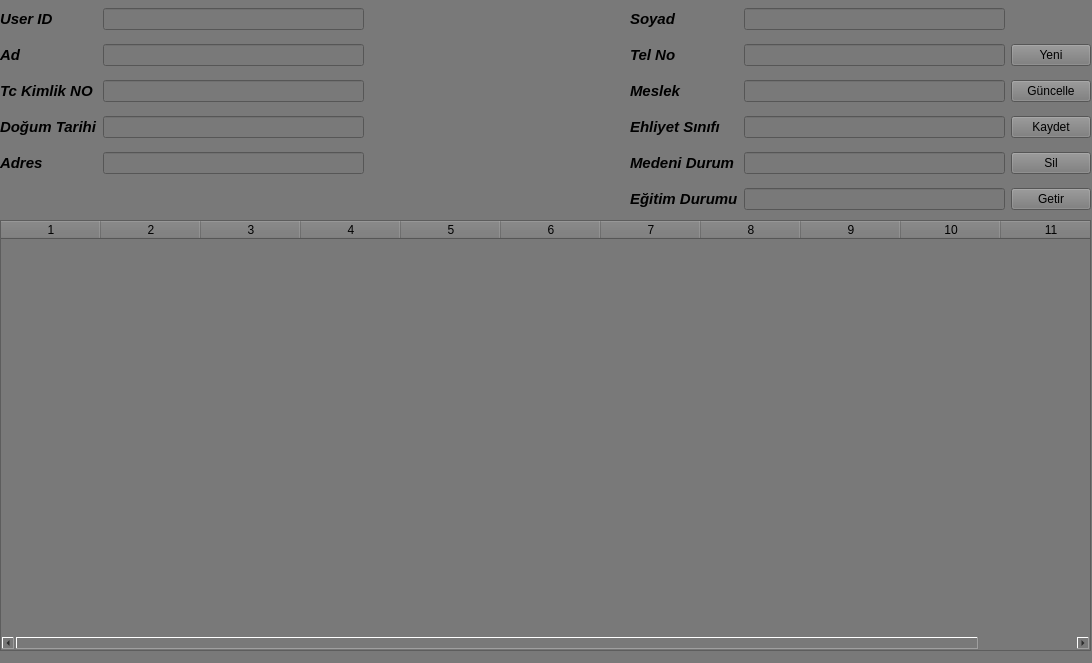
<?xml version="1.0" encoding="UTF-8"?>
<ui version="4.0">
 <class>Form</class>
 <widget class="QWidget" name="Form">
  <property name="geometry">
   <rect>
    <x>0</x>
    <y>0</y>
    <width>1092</width>
    <height>663</height>
   </rect>
  </property>
  <property name="windowTitle">
   <string>Form</string>
  </property>
  <property name="styleSheet">
   <string notr="true">background-color: rgb(121, 121, 121);</string>
  </property>
  <widget class="QWidget" name="formLayoutWidget">
   <property name="geometry">
    <rect>
     <x>0</x>
     <y>0</y>
     <width>1091</width>
     <height>222</height>
    </rect>
   </property>
   <layout class="QGridLayout" name="gridLayout_2">
    <item row="7" column="1">
     <widget class="QLineEdit" name="lineEdit_adres"/>
    </item>
    <item row="6" column="4">
     <widget class="QLineEdit" name="lineEdit_ehliyet"/>
    </item>
    <item row="6" column="3">
     <widget class="QLabel" name="label_6">
      <property name="font">
       <font>
        <pointsize>11</pointsize>
        <italic>true</italic>
        <bold>true</bold>
       </font>
      </property>
      <property name="text">
       <string>Ehliyet Sınıfı</string>
      </property>
     </widget>
    </item>
    <item row="0" column="3">
     <widget class="QLabel" name="label_2">
      <property name="font">
       <font>
        <pointsize>11</pointsize>
        <italic>true</italic>
        <bold>true</bold>
       </font>
      </property>
      <property name="text">
       <string>Soyad</string>
      </property>
     </widget>
    </item>
    <item row="1" column="4">
     <widget class="QLineEdit" name="lineEdit_telno"/>
    </item>
    <item row="7" column="3">
     <widget class="QLabel" name="label_7">
      <property name="font">
       <font>
        <pointsize>11</pointsize>
        <italic>true</italic>
        <bold>true</bold>
       </font>
      </property>
      <property name="text">
       <string>Medeni Durum</string>
      </property>
     </widget>
    </item>
    <item row="8" column="4">
     <widget class="QLineEdit" name="lineEdit_egitim"/>
    </item>
    <item row="0" column="1">
     <widget class="QLineEdit" name="lineEdit_id">
      <property name="enabled">
       <bool>false</bool>
      </property>
     </widget>
    </item>
    <item row="6" column="0">
     <widget class="QLabel" name="label_4">
      <property name="font">
       <font>
        <pointsize>11</pointsize>
        <italic>true</italic>
        <bold>true</bold>
       </font>
      </property>
      <property name="text">
       <string>Doğum Tarihi</string>
      </property>
     </widget>
    </item>
    <item row="1" column="0">
     <widget class="QLabel" name="label">
      <property name="font">
       <font>
        <pointsize>11</pointsize>
        <italic>true</italic>
        <bold>true</bold>
       </font>
      </property>
      <property name="text">
       <string>Ad</string>
      </property>
     </widget>
    </item>
    <item row="0" column="2">
     <spacer name="horizontalSpacer">
      <property name="orientation">
       <enum>Qt::Horizontal</enum>
      </property>
      <property name="sizeHint" stdset="0">
       <size>
        <width>40</width>
        <height>20</height>
       </size>
      </property>
     </spacer>
    </item>
    <item row="7" column="0">
     <widget class="QLabel" name="label_5">
      <property name="font">
       <font>
        <pointsize>11</pointsize>
        <italic>true</italic>
        <bold>true</bold>
       </font>
      </property>
      <property name="text">
       <string>Adres</string>
      </property>
     </widget>
    </item>
    <item row="1" column="1">
     <widget class="QLineEdit" name="lineEdit_ad"/>
    </item>
    <item row="5" column="3">
     <widget class="QLabel" name="label_10">
      <property name="font">
       <font>
        <pointsize>11</pointsize>
        <italic>true</italic>
        <bold>true</bold>
       </font>
      </property>
      <property name="text">
       <string>Meslek</string>
      </property>
     </widget>
    </item>
    <item row="5" column="0">
     <widget class="QLabel" name="label_3">
      <property name="font">
       <font>
        <pointsize>11</pointsize>
        <italic>true</italic>
        <bold>true</bold>
       </font>
      </property>
      <property name="text">
       <string>Tc Kimlik NO</string>
      </property>
     </widget>
    </item>
    <item row="7" column="4">
     <widget class="QLineEdit" name="lineEdit_medeni"/>
    </item>
    <item row="1" column="3">
     <widget class="QLabel" name="label_9">
      <property name="font">
       <font>
        <pointsize>11</pointsize>
        <italic>true</italic>
        <bold>true</bold>
       </font>
      </property>
      <property name="text">
       <string>Tel No</string>
      </property>
     </widget>
    </item>
    <item row="5" column="1">
     <widget class="QLineEdit" name="lineEdit_tcno"/>
    </item>
    <item row="5" column="4">
     <widget class="QLineEdit" name="lineEdit_meslek"/>
    </item>
    <item row="8" column="3">
     <widget class="QLabel" name="label_8">
      <property name="font">
       <font>
        <pointsize>11</pointsize>
        <italic>true</italic>
        <bold>true</bold>
       </font>
      </property>
      <property name="text">
       <string>Eğitim Durumu</string>
      </property>
     </widget>
    </item>
    <item row="0" column="4">
     <widget class="QLineEdit" name="lineEdit_soyad"/>
    </item>
    <item row="6" column="1">
     <widget class="QLineEdit" name="lineEdit_dTarihi"/>
    </item>
    <item row="0" column="0">
     <widget class="QLabel" name="label_11">
      <property name="font">
       <font>
        <pointsize>11</pointsize>
        <italic>true</italic>
        <bold>true</bold>
       </font>
      </property>
      <property name="text">
       <string>User ID</string>
      </property>
     </widget>
    </item>
    <item row="7" column="5">
     <widget class="QPushButton" name="pushButton_sil">
      <property name="text">
       <string>Sil</string>
      </property>
     </widget>
    </item>
    <item row="6" column="5">
     <widget class="QPushButton" name="pushButton_kaydet">
      <property name="text">
       <string>Kaydet</string>
      </property>
     </widget>
    </item>
    <item row="5" column="5">
     <widget class="QPushButton" name="pushButton_update">
      <property name="text">
       <string>Güncelle</string>
      </property>
     </widget>
    </item>
    <item row="1" column="5">
     <widget class="QPushButton" name="pushButton_yeni">
      <property name="text">
       <string>Yeni</string>
      </property>
     </widget>
    </item>
    <item row="8" column="5">
     <widget class="QPushButton" name="pushButton_Getir2">
      <property name="text">
       <string>Getir</string>
      </property>
     </widget>
    </item>
   </layout>
  </widget>
  <widget class="QTableWidget" name="tableWidget">
   <property name="geometry">
    <rect>
     <x>0</x>
     <y>220</y>
     <width>1091</width>
     <height>431</height>
    </rect>
   </property>
   <column>
    <property name="text">
     <string>1</string>
    </property>
   </column>
   <column>
    <property name="text">
     <string>2</string>
    </property>
   </column>
   <column>
    <property name="text">
     <string>3</string>
    </property>
   </column>
   <column>
    <property name="text">
     <string>4</string>
    </property>
   </column>
   <column>
    <property name="text">
     <string>5</string>
    </property>
   </column>
   <column>
    <property name="text">
     <string>6</string>
    </property>
   </column>
   <column>
    <property name="text">
     <string>7</string>
    </property>
   </column>
   <column>
    <property name="text">
     <string>8</string>
    </property>
   </column>
   <column>
    <property name="text">
     <string>9</string>
    </property>
   </column>
   <column>
    <property name="text">
     <string>10</string>
    </property>
   </column>
   <column>
    <property name="text">
     <string>11</string>
    </property>
   </column>
  </widget>
 </widget>
 <tabstops>
  <tabstop>lineEdit_id</tabstop>
  <tabstop>lineEdit_soyad</tabstop>
  <tabstop>lineEdit_ad</tabstop>
  <tabstop>lineEdit_telno</tabstop>
  <tabstop>lineEdit_tcno</tabstop>
  <tabstop>lineEdit_meslek</tabstop>
  <tabstop>lineEdit_dTarihi</tabstop>
  <tabstop>lineEdit_ehliyet</tabstop>
  <tabstop>lineEdit_adres</tabstop>
  <tabstop>lineEdit_medeni</tabstop>
  <tabstop>lineEdit_egitim</tabstop>
  <tabstop>tableWidget</tabstop>
  <tabstop>pushButton_sil</tabstop>
  <tabstop>pushButton_kaydet</tabstop>
  <tabstop>pushButton_update</tabstop>
  <tabstop>pushButton_yeni</tabstop>
 </tabstops>
 <resources/>
 <connections/>
</ui>
